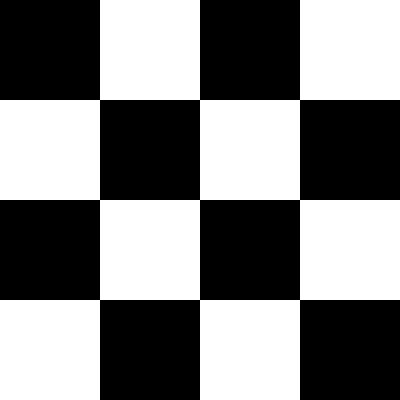
%> input picture Image Processing 1/checker.tif, 400 x 400 px
$ octave alireza.m   (GNU Octave 9; MATLAB toolbox functions it lacks are replaced by stand-ins)
%> lines starting %> are read from the running program, lines starting %| are printed output that depends on the picture; in (x1, y1, x2, y2) boxes, pixels count from 0 and x2, y2 are one past the last pixel; in counts of white or black regions, pixels touching at a corner belong together; the program's own positions count from 1
clc;clear;close all;
F1 = imread('checker.tif');
%> F1 is the input picture: size 400x400 uint8; 50% white; 1 white region, box (x1, y1, x2, y2) and area: (0, 0, 400, 400) 80000
B = zeros(256);
B(1:128,1:128)=256;
B(1:128,128:256)=0;
B(128:256,1:128)=0;
B(128:256,128:256)=256;
F2 = im2bw(F1);
I = double(F2);
fo = abs(fft2(I));
F = fftshift(fo);
F8 = im2bw(B);
I1 = double(F8);
fo1 = abs(fft2(I1));
F111 = fftshift(fo1);
subplot(3,2,1);imshow(abs(F),[],'InitialMagnification','fit');
colormap(gray); colorbar
title('tasvir 1');
subplot(3,2,3);imshow(log(1+abs(F)),[],'InitialMagnification','fit');
%> after `imshow(log(1+abs(F)),[],'InitialMagnification','fit')`:
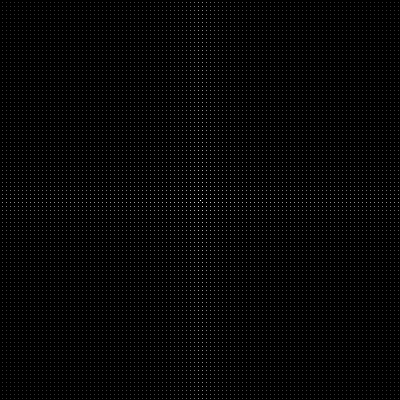
%> displayed picture: size 400x400, on the screen's scale of 0 to 255; min 0, max 255, mean 4.9
colormap(gray); colorbar
subplot(3,2,2);imshow(abs(F111),[],'InitialMagnification','fit');
colormap(gray); colorbar
title('tasvir 2');
subplot(3,2,4);imshow(log(1+abs(F)),[],'InitialMagnification','fit');
colormap(gray); colorbar
subplot(3,2,5);mesh(log(1+abs(F)));
subplot(3,2,6);mesh(log(1+abs(F111)));
%> after `mesh(log(1+abs(F111)))`:
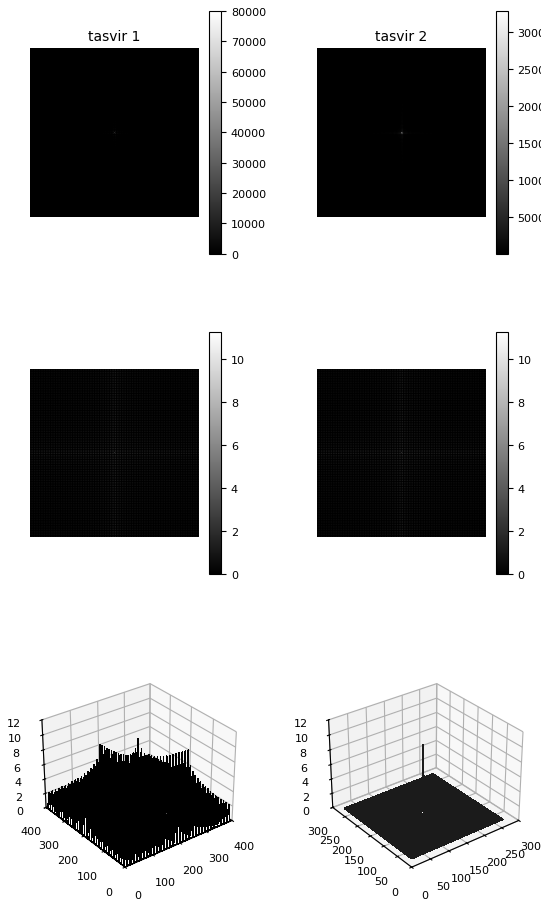
%> figure redrawn from the program's plot data, 6 panels

$ run again, with Image Processing 1/21.jpg saved as Image Processing 1/checker.tif
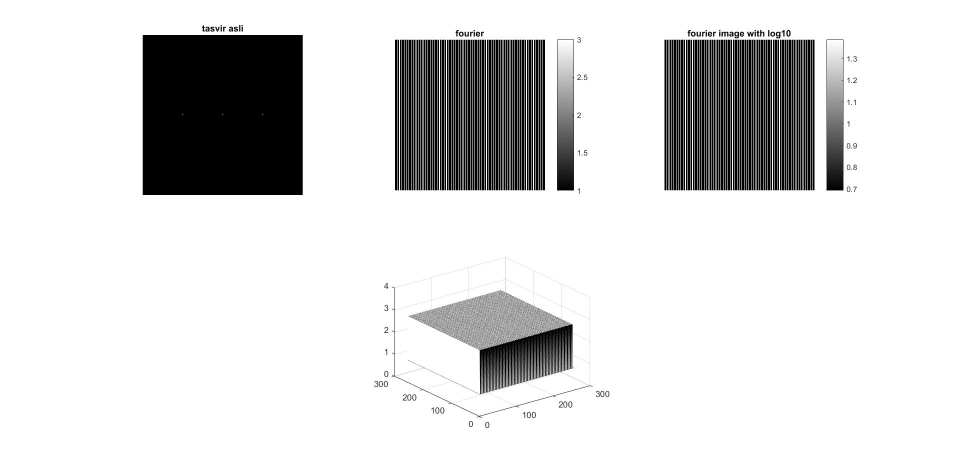
%> input picture Image Processing 1/21.jpg, 1920 x 936 px (shown at 1/2 size)
%> F1 is the input picture: size 936x1920x3 uint8; min 0, max 255, mean 216.3
%> `F2 = im2bw(F1);`:
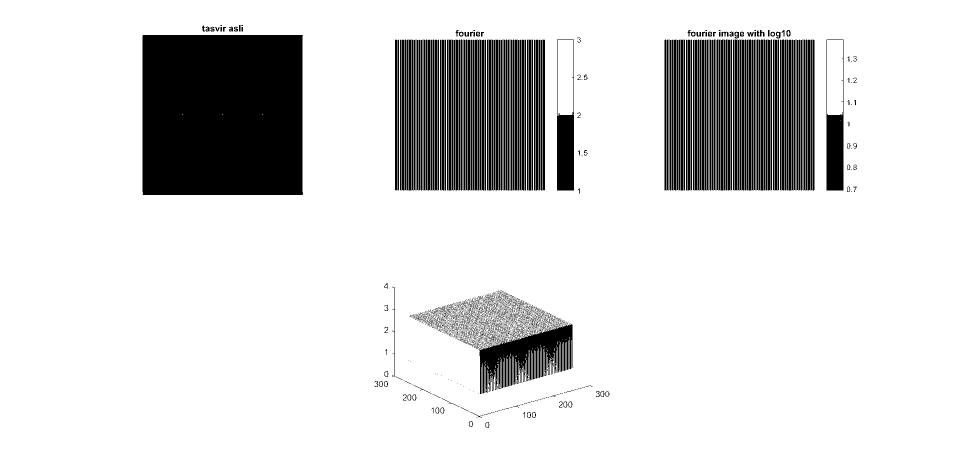
%> F2: size 936x1920 logical (shown at 1/2 size); 84.8% white; 2044 black regions (1793 under 20 px), largest, box (x1, y1, x2, y2) and area: (285, 70, 606, 390) 102394, (953, 648, 1145, 788) 13244, (1653, 79, 1687, 381) 5487
%> `imshow(log(1+abs(F)),[],'InitialMagnification','fit')`:
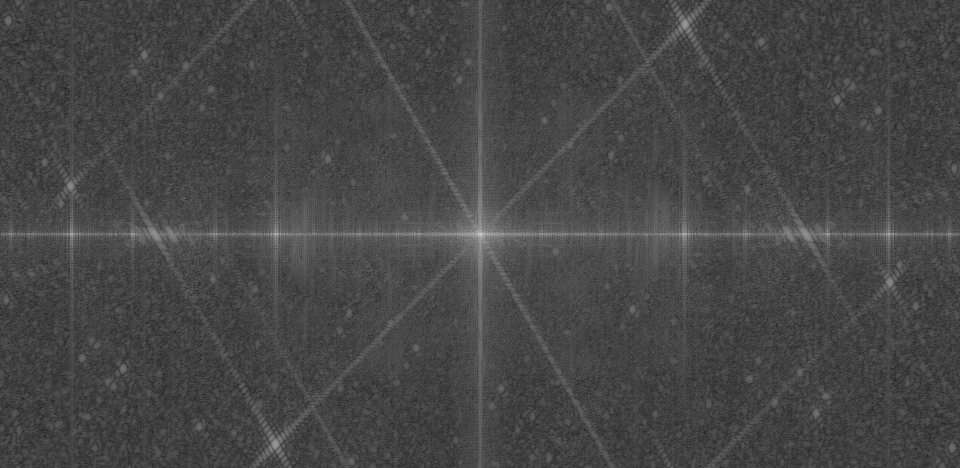
%> displayed picture: size 936x1920, on the screen's scale of 0 to 255 (shown at 1/2 size); min 0, max 255, mean 70.2

$ run again, with Image Processing 1/7.jpg saved as Image Processing 1/checker.tif
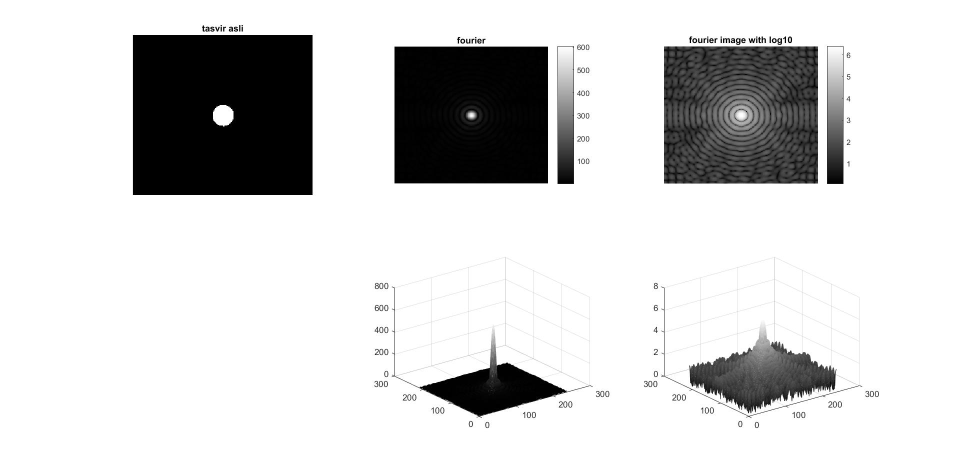
%> input picture Image Processing 1/7.jpg, 1920 x 936 px (shown at 1/2 size)
%> F1 is the input picture: size 936x1920x3 uint8; min 0, max 255, mean 211.1
%> `F2 = im2bw(F1);`:
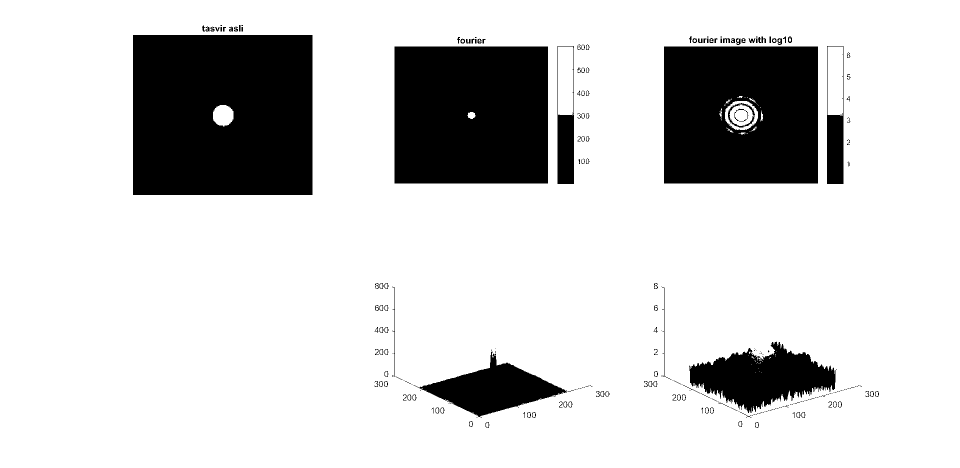
%> F2: size 936x1920 logical (shown at 1/2 size); 81.5% white; 253 black regions (125 under 20 px), largest, box (x1, y1, x2, y2) and area: (266, 70, 625, 390) 113478, (789, 93, 1096, 367) 83949, (1328, 93, 1636, 367) 81010
%> `imshow(log(1+abs(F)),[],'InitialMagnification','fit')`:
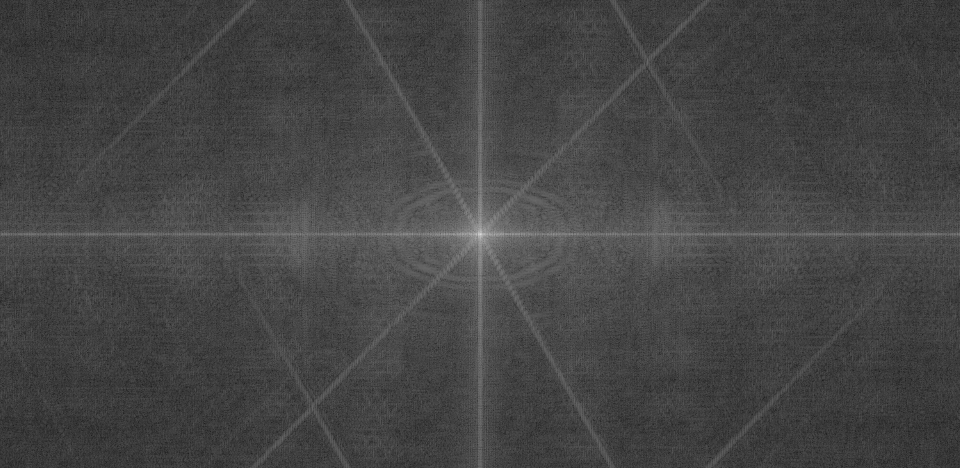
%> displayed picture: size 936x1920, on the screen's scale of 0 to 255 (shown at 1/2 size); min 0, max 255, mean 68.5
